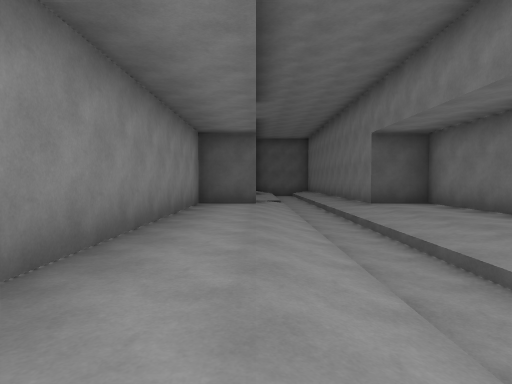
View 1 (above)

21 first-person views from a walk through a 3-D level made in the Unity game engine. The camera is 1.2 m above the floor, tilts 2° down and sees 75° across. The floor is counted in squares, 2.4 m on a side. Each view is taken from the middle of a square. On the plan, view 1 faces up. The plan holds only what a view shows up to about 9 squares ahead; the rest is blank. The place goes on beyond the plan. The player character is not drawn.

View 2
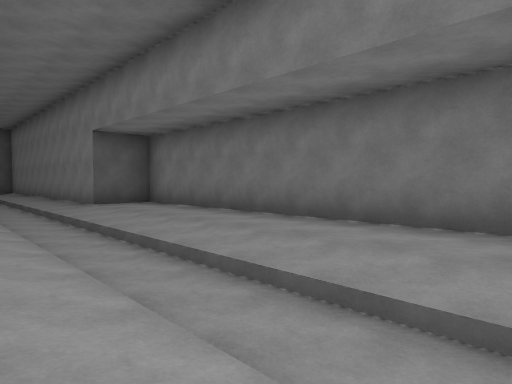

View 3
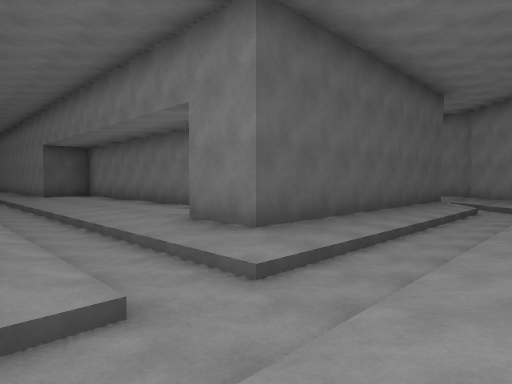

View 4
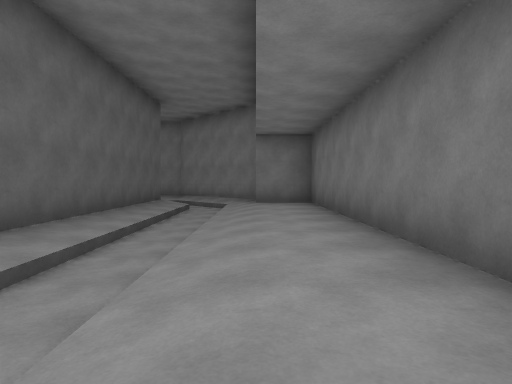

View 5
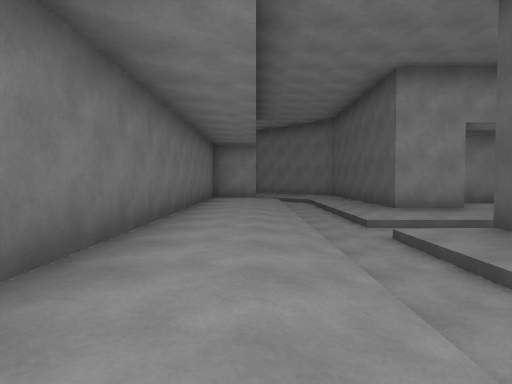

View 6
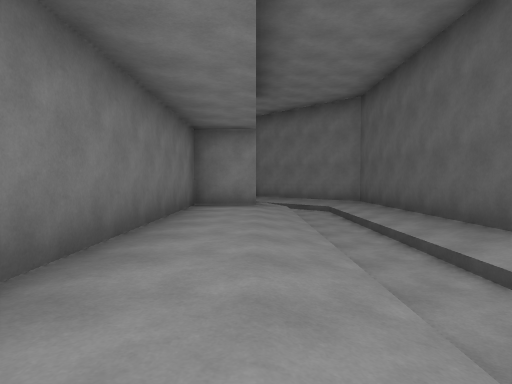

View 7
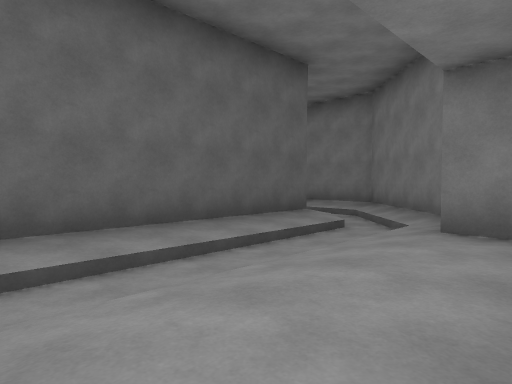

View 8
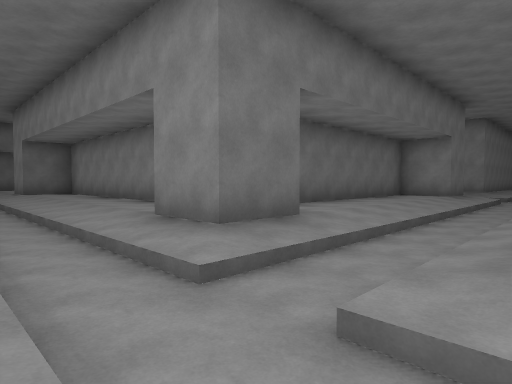

View 9
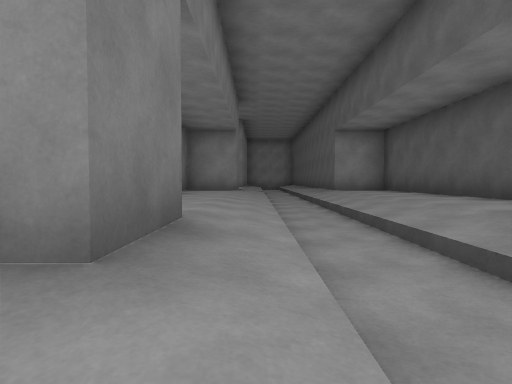

View 10
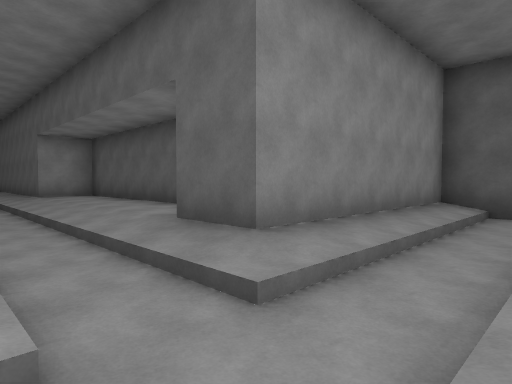

View 11
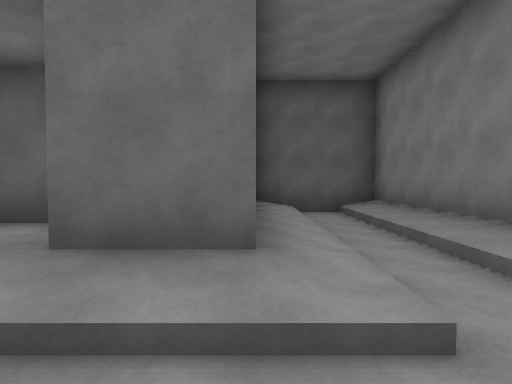

View 12
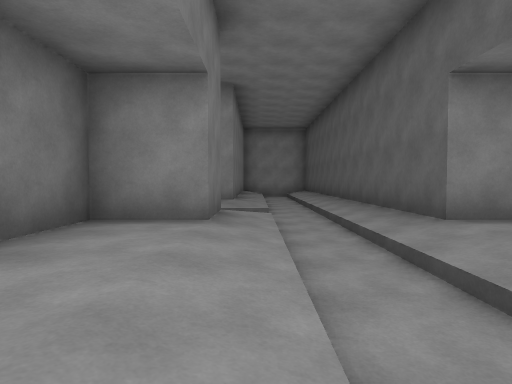

View 13
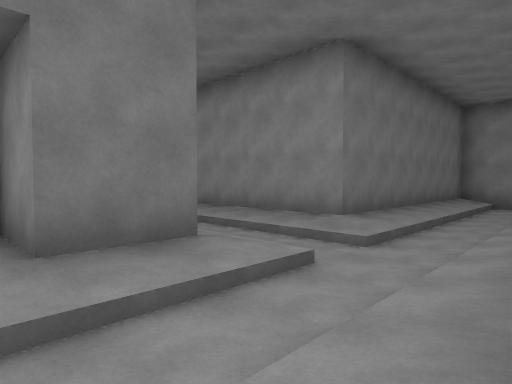

View 14
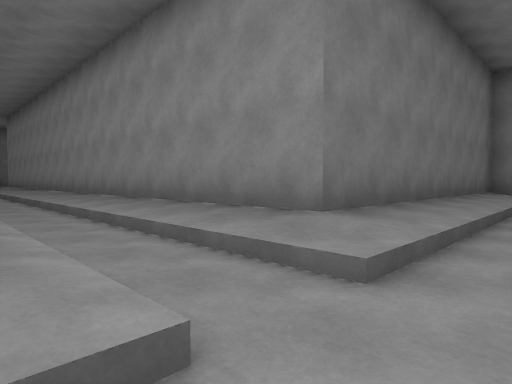

View 15
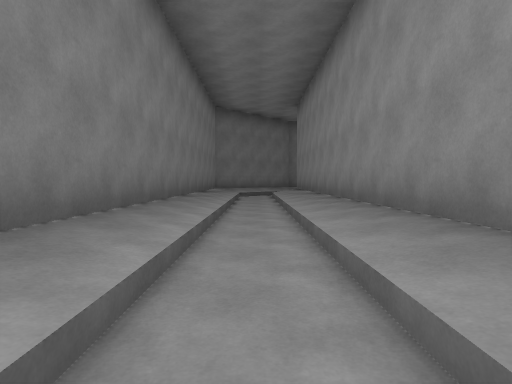

View 16
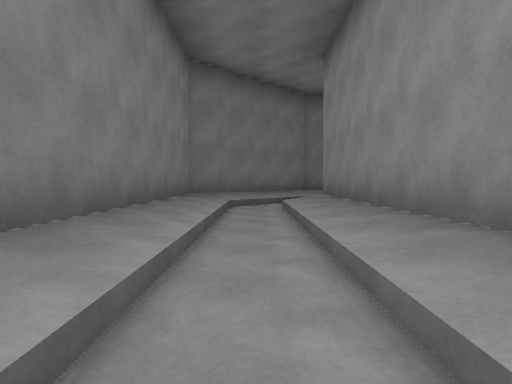

View 17
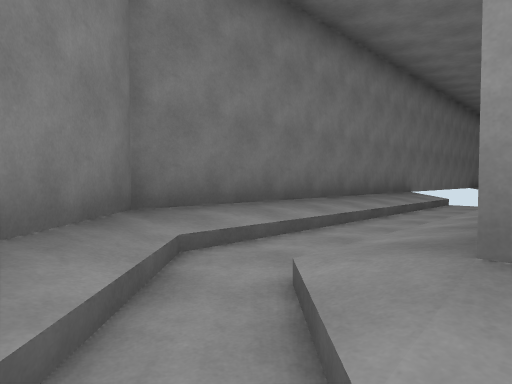

View 18
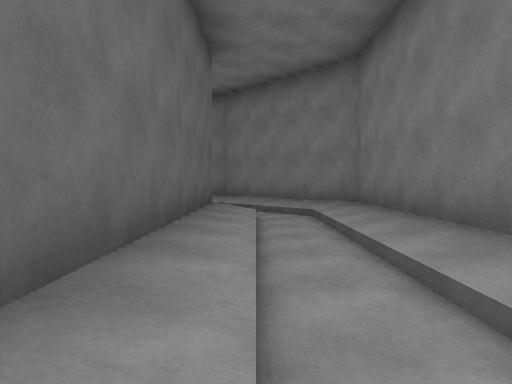

View 19
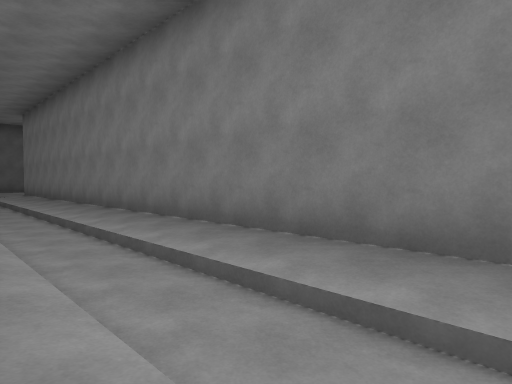

View 20
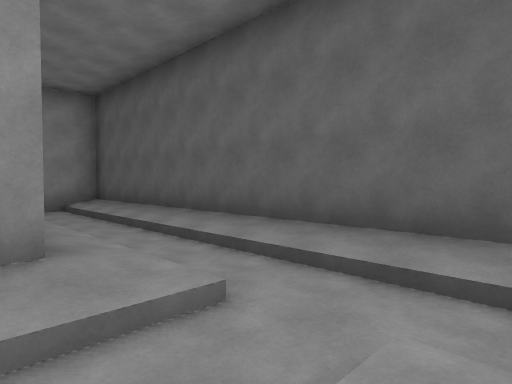

View 21
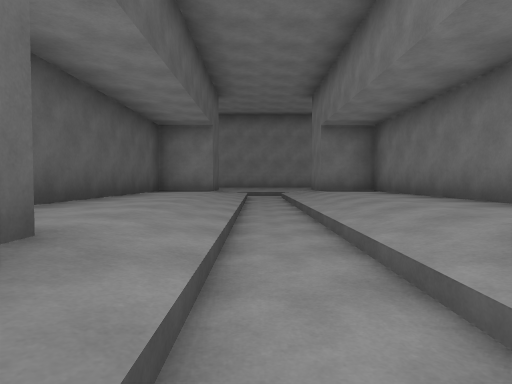

### Floor plan
Key: @ floor where view 1 was taken; # wall or solid block; . main floor; - floor 0.25 m lower than the main floor; _ floor 0.5 m lower than the main floor; / step, stairs or slope.
Columns run from 18 left of view 1 to 12 right of it. Each row starts with its distance up from view 1.
 16                   ####
 15                   #_-#
 14                   #_-#
 13           #########_-#
 12           #......##_-#
 11 ###########......##_-#
 10 #___________________-#
  9 #-------_----------_-#
  8 #######._.#......##_-##
  7       #._.########._-.#
  6       #._.#     #.._-.#
  5       #._.#     #.._-.#
  4       #._.#     #.._-.#
  3       #._.#     #.._-.#
  2       #._.#     #.._-.#
  1       #._.#     #.._-.#      ##
  0       #._.#     #.@_-.#      .#
 -1       #._.# #######_-###### _.#
 -2       #._.###------_-------//##
 -3       #._.# /______________/##
 -4       #._.#   #...........###
 -5   #####._.#   #...........#
 -6  ////////##   #############
 -7  ///////##
 -8 #########

Positions as (right, up) in squares from view 1, and headings:
1: (0, 0), facing up
2: (0, 0), facing up-right
3: (0, -4), facing up-right
4: (0, -4), facing right
5: (6, -4), facing left
6: (3, -4), facing left
7: (4, -5), facing up-right
8: (2, 11), facing down-left
9: (1, 9), facing left
10: (2, 9), facing up-left
11: (0, 9), facing up
12: (-4, 9), facing left
13: (-7, 11), facing down-left
14: (-9, 10), facing down-left
15: (-10, 5), facing down
16: (-10, 1), facing down
17: (-10, -5), facing down-left
18: (-17, -6), facing right
19: (-11, -4), facing up-right
20: (-9, 8), facing up-left
21: (-9, 10), facing right
